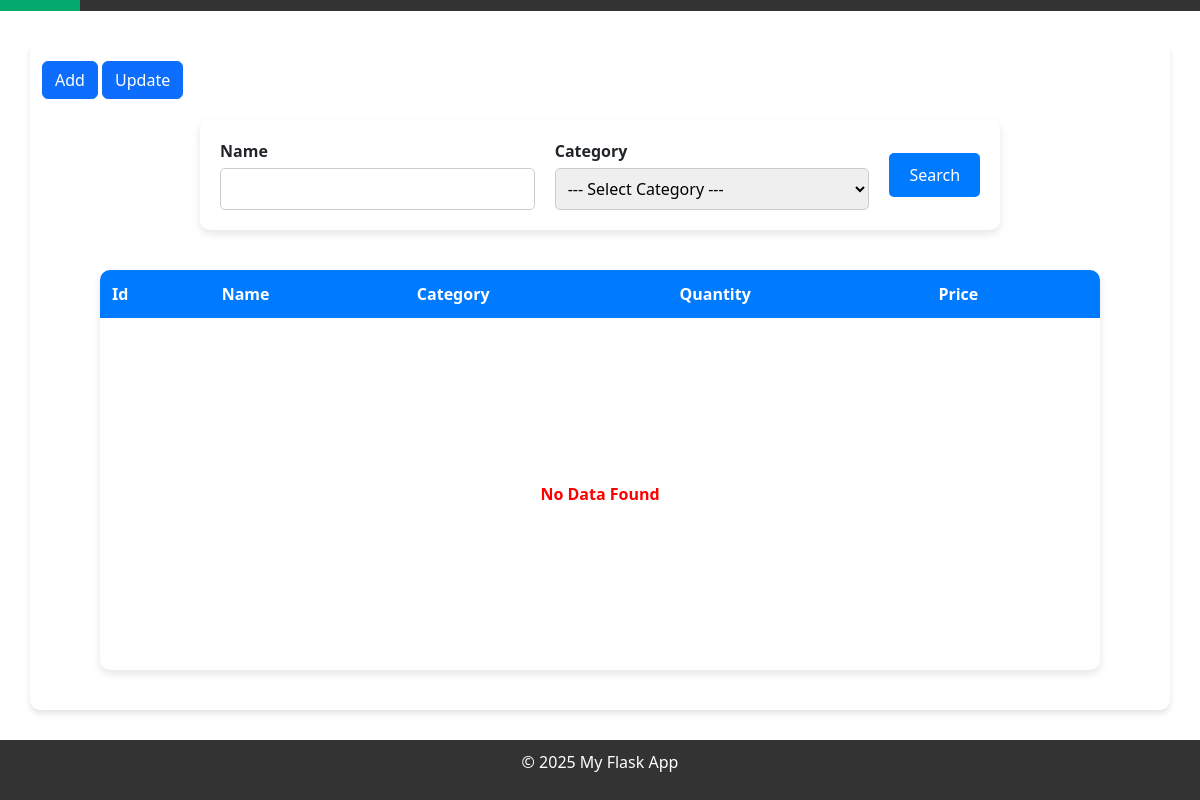
Page /food_stock/ on the earlier database version.
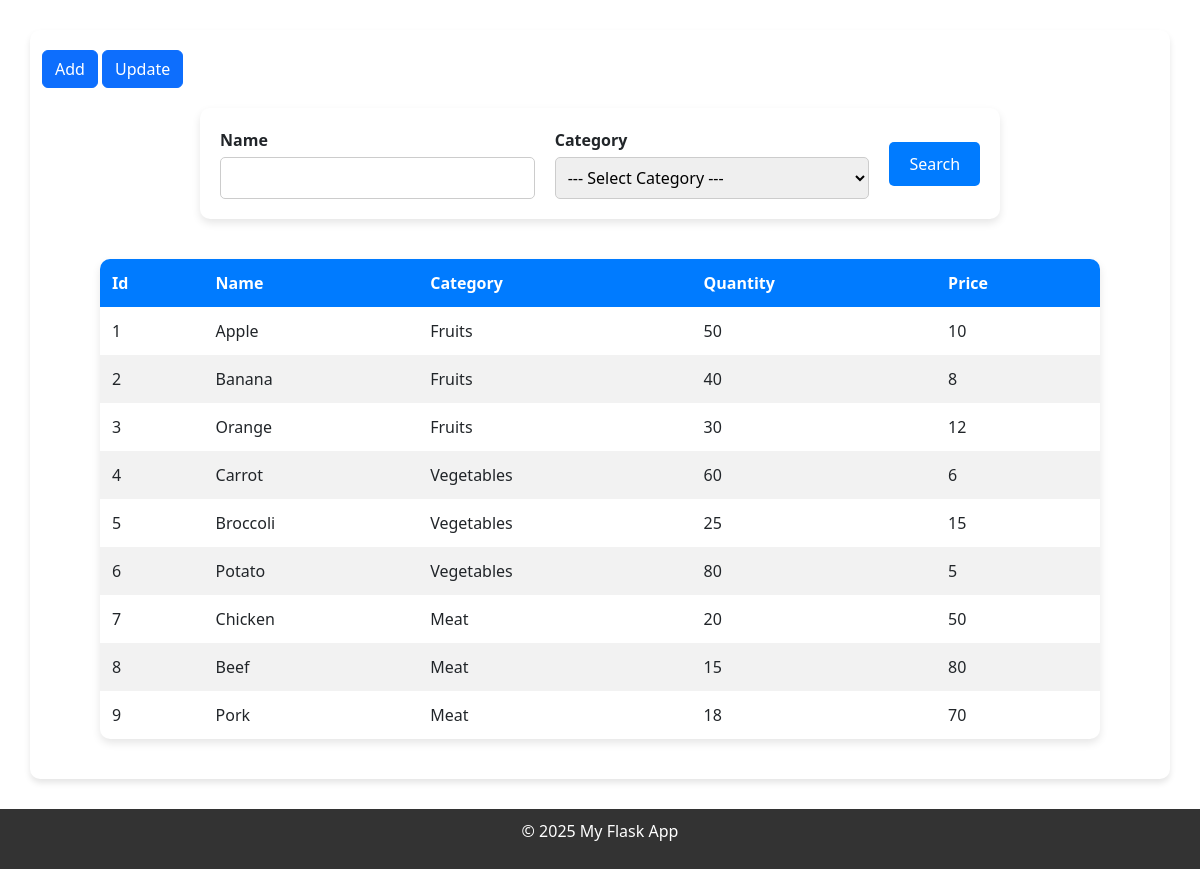
Same page on the later database version.
### server_for_restaurant.py (models this page shows)
class Food_stock(db.Model):
    id = db.Column(db.Integer,primary_key=True)
    name = db.Column(db.String(25),nullable=False,unique=True)
    category = db.Column(db.String(25),nullable=False)
    quantity = db.Column(db.Integer,nullable=False)
    price = db.Column(db.Integer,nullable=False)

### server_for_restaurant.py (the view, shortened to what this page needs)
@app.route('/food_stock/',methods=['GET','POST'])
def food_list():
    stock_list_data = Food_stock.query.all()
    return render_template('owner_template/food_list.html',stock_list=stock_list_data)

### templates/owner_template/food_list.html (shortened to what this page needs)
{% extends "base_owner.html" %}
{% block content %}
<link href="https://cdn.jsdelivr.net/npm/bootstrap@5.3.5/dist/css/bootstrap.min.css" rel="stylesheet">
<body>
    <div class="container">
        <button type="button" class="btn btn-primary" data-bs-toggle="modal" data-bs-target="#AddModal">
            Add
        </button>
        <button type="button" class="btn btn-primary" data-bs-toggle="modal" data-bs-target="#UpdateModal">
            Update
        </button>
        <div class="display_form">
            <form action="/food_stock/" method="POST" class="form-container">
                <div class="form-group">
                    <label>Name</label>
                    <input type="text" name="query_name">
                </div>
                <div class="form-group">
                    <label>Category</label>
                    <select id="category" name="query_category">
                        <option value="">--- Select Category ---</option>
                    </select>
                </div>
                <button type="submit" class="submit-btn">Search</button>
            </form>
        </div>
        <div class="table_div">
            <table>
                <thead>
                    <tr>
                        <th>Id</th>
                        <th>Name</th>
                        <th>Category</th>
                        <th>Quantity</th>
                        <th>Price</th>
                    </tr>
                </thead>
                <tbody>
                    {% for item in stock_list %}
                    <tr>
                        <td>{{ loop.index }}</td>
                        <td>{{ item.name }}</td>
                        <td>{{ item.category }}</td>
                        <td>{{ item.quantity }}</td>
                        <td>{{ item.price }}</td>
                    </tr>
                    {% else %}
                    <tr>
                        <td colspan="7" style="text-align: center; font-weight: bold; color: red;">No Data Found</td>
                    </tr>
                    {% endfor %}
                </tbody>
            </table>
        </div>
    </div>
</body>
</html>
{% endblock %}

### templates/base_owner.html (shortened to what this page needs)
<!DOCTYPE html>
<html lang="en">
<head>
</head>
<body>
<div class="topnav">
        <a class="active" href="#home">Home</a>
        <a href="/contact_list/">Contact List</a>
        <a href="/food_stock/">Stock List</a>
</div>
   <main>
        {% block content%}
        {% endblock %}
<footer class="footer">
    <p>&copy; 2025 My Flask App</p>
</footer>
</body>
</html>

### templates/base_owner.html (style rules this page uses)
html,body { height:100%; margin:0; padding:0; display:flex; flex-direction:column; font-family: Arial, sans-serif; margin: 0; padding: 0; background-color: blanchedalmond; }
main { flex:1; }
.container { width: 90%; max-width: 1100px; margin: 30px auto; background: #ffffff; padding: 20px; box-shadow: 0px 4px 6px rgba(0, 0, 0, 0.1); border-radius: 10px; }
.display_form { display: flex; justify-content: center; padding: 20px 0; }
.form-container { display: flex; flex-wrap: wrap; gap: 20px; align-items: center; width: 100%; max-width: 800px; background: #ffffff; padding: 20px; border-radius: 10px; box-shadow: 0 4px 8px rgba(0, 0, 0, 0.1); }
.form-group { display: flex; flex-direction: column; flex: 1; min-width: 200px; }
.form-group label { font-weight: bold; margin-bottom: 5px; }
.form-group input, .form-group select { padding: 8px; border: 1px solid #ccc; border-radius: 5px; font-size: 16px; }
.submit-btn { padding: 10px 20px; background-color: #007BFF; color: white; border: none; cursor: pointer; border-radius: 5px; font-size: 16px; }
.table_div { display: flex; justify-content: center; padding: 20px 0; }
table { width: 100%; max-width: 1000px; border-collapse: collapse; background: #fff; box-shadow: 0 4px 8px rgba(0, 0, 0, 0.1); border-radius: 10px; min-height:400px; overflow: hidden; }
thead { background-color: #007BFF; color: white; }
th, td { padding: 12px; text-align: left; border-bottom: 1px solid #ddd; }
tbody tr:nth-child(even) { background-color: #f2f2f2; }
.footer { background-color: #333; color: white; padding: 10px; text-align: center; }

Differences in the rows shown:
added Food_stock: name "Apple", category "Fruits", quantity "50", price "10"
added Food_stock: name "Banana", category "Fruits", quantity "40", price "8"
added Food_stock: name "Orange", category "Fruits", quantity "30", price "12"
added Food_stock: name "Carrot", category "Vegetables", quantity "60", price "6"
added Food_stock: name "Broccoli", category "Vegetables", quantity "25", price "15"
added Food_stock: name "Potato", category "Vegetables", quantity "80", price "5"
added Food_stock: name "Chicken", category "Meat", quantity "20", price "50"
added Food_stock: name "Beef", category "Meat", quantity "15", price "80"
added Food_stock: name "Pork", category "Meat", quantity "18", price "70"
Other differences:
text no longer shown: "No Data Found"
